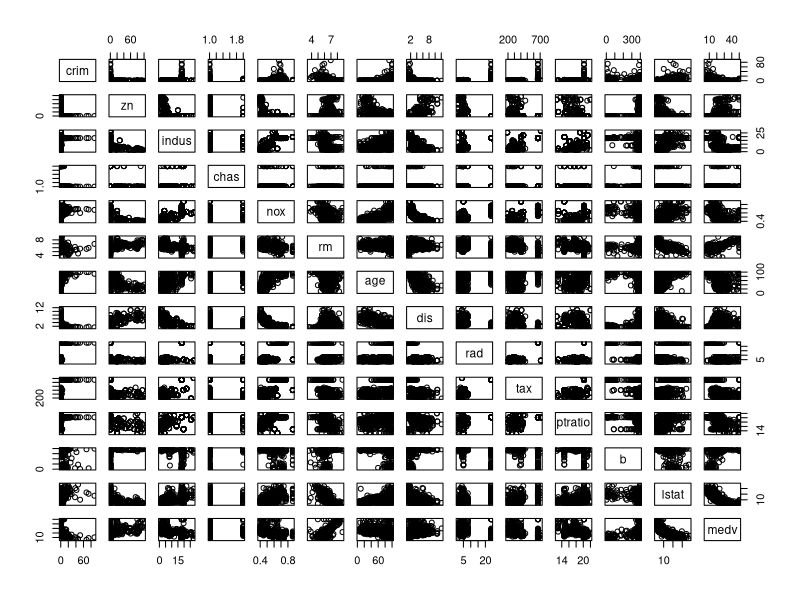
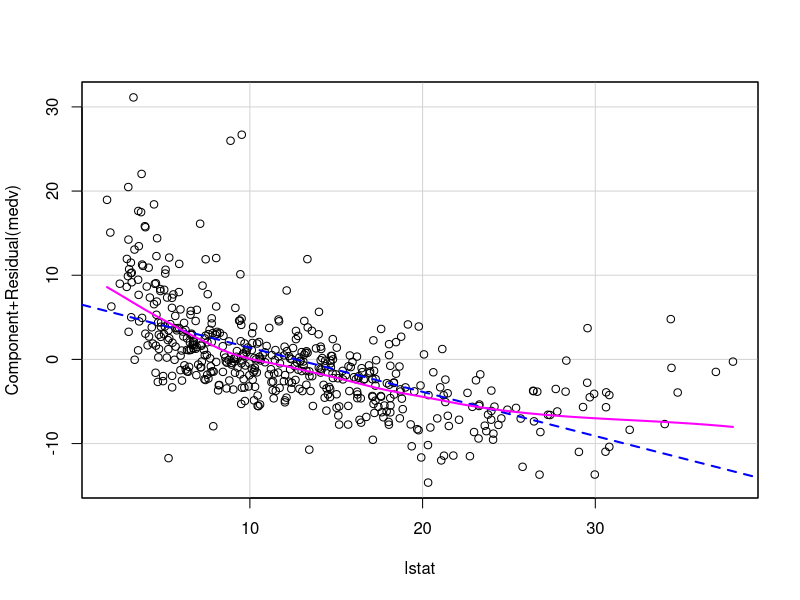
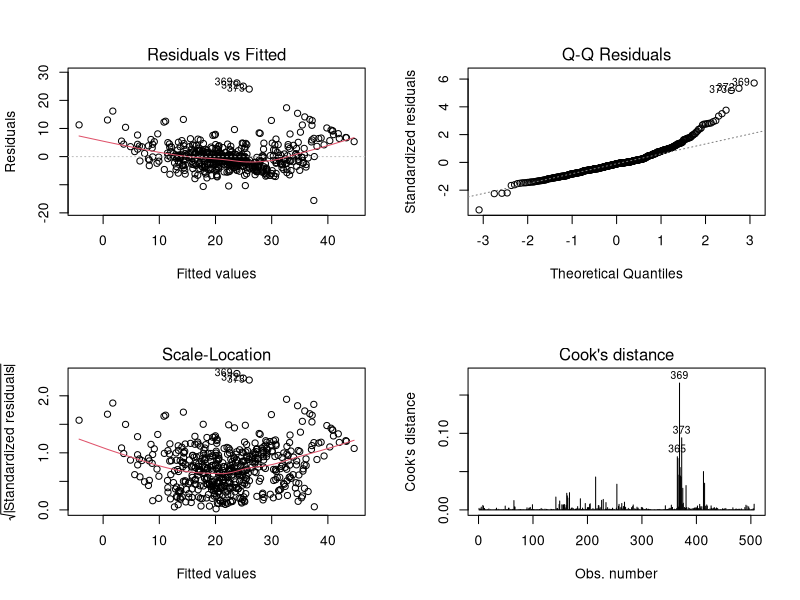

Generate these figures, in order, with R: (Note: this script raises an error after producing the figures.)
library(mlbench)
library(car)
library(leaps)
data(BostonHousing)
help(BostonHousing)
bh = BostonHousing

pairs(bh)
#related variables
full = lm(medv ~ . , data=bh)
# crPlots(full)
crPlot(model = full,variable = "lstat")
summary(full)
#rm, lstat, and ptratio are the most significant ones
par(mfrow = c(2, 2))
plot(full, which=1:4)
# the “Residual vs. Fitted” and “Scale-Location” plots appear to have a slight Ushape

#Adjusted R2
b<-regsubsets(medv ~ .,data=bh)
rs = summary(b)
#selected coefficients
coe = rs$which[which(rs$adjr2 == max(rs$adjr2)),]
rsmodel = lm(medv ~ .,  data = bh[coe[-1]])
summary(rsmodel)
#Mallow's cp
coe2 = rs$which[which(rs$cp == min(rs$cp)),]
cpmodel = lm(medv ~ .,  data = bh[coe2[-1]])
summary(cpmodel)
#BIC
coe3 = rs$which[which(rs$bic == min(rs$bic)),]
bicmodel = lm(medv ~ .,  data = bh[coe3[-1]])
summary(bicmodel)
#AIC
step(full)
aicmodel = lm(formula = medv ~ crim + zn + chas + nox + rm + dis + rad + 
                   tax + ptratio + b + lstat, data = bh)
summary(aicmodel)

#cross-validation pick the best model # PRESS
sum((rsmodel$residuals/(1- influence(rsmodel)$hat))^2)
sum((cpmodel$residuals/(1- influence(cpmodel)$hat))^2)
sum((bicmodel$residuals/(1- influence(bicmodel)$hat))^2)
sum((aicmodel$residuals/(1- influence(aicmodel)$hat))^2)

#we choose AIC model, which gives the smallest PRESS
#dropped indus and age because of collinearity

correlation_matrix = data.frame(cor(model.matrix(full)))


#Variable transformation part.
#From crPlots, lstat seems to have a quadratic relationship with medv
#also qqplot denotes residuals are right-skewess, we can do log transformation

skewness(bh$medv)

newmodel = lm(formula = medv ~ crim + zn + chas + nox + rm + dis + rad + 
                tax + ptratio + b + poly(lstat,2), data = bh)
#R-squared value improved from 0.7406 to 0.7868 after adding the polynomial term
summary(newmodel)

par(mfrow=c(2,2))
plot(newmodel,which = 1:4)


#best subset selection is performed one last time to determine the optimal model size
regsubs.full=regsubsets(log(medv) ~ crim + zn + chas + nox + rm + dis + rad + 
                          tax + ptratio + b + poly(lstat,2), data = bh)
rs=summary(regsubs.full)

par(mfrow=c(1,2))
plot(rs$adjr2 ,xlab="Number of Variables ", ylab="Adjusted R^2",type="l")
which.max(rs$adjr2)
points(x=8,y=rs$adjr2[8], col="red",cex=2,pch=20)
plot(rs$cp, xlab="Number of Variables ",ylab="Cp", type="l")
which.min(rs$cp)
points(8,rs$cp[8], col="red", cex=2, pch=20)

bestmodel = lm(log(medv) ~ crim + chas + nox + rm + dis + rad + 
                 tax + ptratio + b + poly(lstat,2), data = bh)
summary(bestmodel)
par(mfrow=c(2,2))
plot(bestmodel,which = 1:4)


#Cook’s Distance measures how much the regression would change if a
#point were deleted. Cook’s distance is increased by leverage AND by large residuals: 
#a point far from the centroid (of points) with a large residual can 
#severely distort the regression.
which(cooks.distance(bestmodel)>0.5)
#381,413,412 don't exceed 0.5 Cook's distance mark, which is the rule-of-thumb boundary in trying to 
#determine if points have significantly large Cook’s Distance
diagnostic(nrow(bh),length(bestmodel$coefficients)-1,bestmodel,0.1837)
#remove 372 373

bestmodel2 = lm(log(medv) ~ crim + chas + nox + rm + dis + rad + 
                 tax + ptratio + b + poly(lstat,2), data = bh[-c(372,373),])
summary(bestmodel2)
diagnostic(nrow(bh)-2,length(bestmodel2$coefficients)-1,bestmodel2,0.1772)


bestmodel3 = lm(log(medv) ~ crim + chas + nox + rm + dis + rad + 
                  tax + ptratio + b + poly(lstat,2), data = bh[-c(372,373,402,413),])
summary(bestmodel3)
diagnostic(nrow(bh)-4,length(bestmodel3$coefficients)-1,bestmodel3,0.1719)

bestmodel4 = lm(log(medv) ~ crim + chas + nox + rm + dis + rad + 
                  tax + ptratio + b + poly(lstat,2), data = bh[-c(372,373,402,413,401),])
summary(bestmodel4)
diagnostic(nrow(bh)-5,length(bestmodel4$coefficients)-1,bestmodel4,0.1693)

bestmodel5 = lm(log(medv) ~ crim + chas + nox + rm + dis + rad + 
                  tax + ptratio + b + poly(lstat,2), 
                data = bh[-c(372,373,402,413,401,369,400),])
summary(bestmodel5)
diagnostic(nrow(bh)-7,length(bestmodel5$coefficients)-1,bestmodel5,0.1643)

bestmodel6 = lm(log(medv) ~ crim + chas + nox + rm + dis + rad + 
                  tax + ptratio + b + poly(lstat,2), 
                data = bh[-c(372,373,402,413,401,369,400,368,506),])
summary(bestmodel6)
diagnostic(nrow(bh)-9,length(bestmodel6$coefficients)-1,bestmodel6,0.1594)

bestmodel7 = lm(log(medv) ~ crim + chas + nox + rm + dis + rad + 
                  tax + ptratio + b + poly(lstat,2), 
                data = bh[-c(372,373,402,413,401,369,400,368,506,410),])
summary(bestmodel7)
diagnostic(nrow(bh)-10,length(bestmodel7$coefficients)-1,bestmodel7,0.157)

bestmodel8 = lm(log(medv) ~ crim + chas + nox + rm + dis + rad + 
                  tax + ptratio + b + poly(lstat,2), 
                data = bh[-c(372,373,402,413,401,369,400,368,506,410,399),])
summary(bestmodel8)
diagnostic(nrow(bh)-11,length(bestmodel8$coefficients)-1,bestmodel8,0.1547)


diagnostic = function(n,p,model,sigma_hat){
  #standardized predicted residual
  e_hat = model$residuals
  X = model.matrix(model)
  H = X %*% solve(t(X) %*% X) %*% t(X)
  e_hat_std <- e_hat / (sigma_hat * sqrt(1 - diag(H)))
  e_hat_pred_std = e_hat_std * sqrt((n-p-2)/(n-p-1-e_hat_std^2))
  #e_hat_pred_std follows t-distribution df = n-p-2
  p_values = 2*(1-pt(abs(e_hat_pred_std),df=n-p-2))
  plot(p_values)
  abline(a=0.05,b=0,col="blue")
  sort(p_values[which(p_values<0.05)])
  #bonferroni correction
  p_values[which(p_values < 0.05/n)]
}
